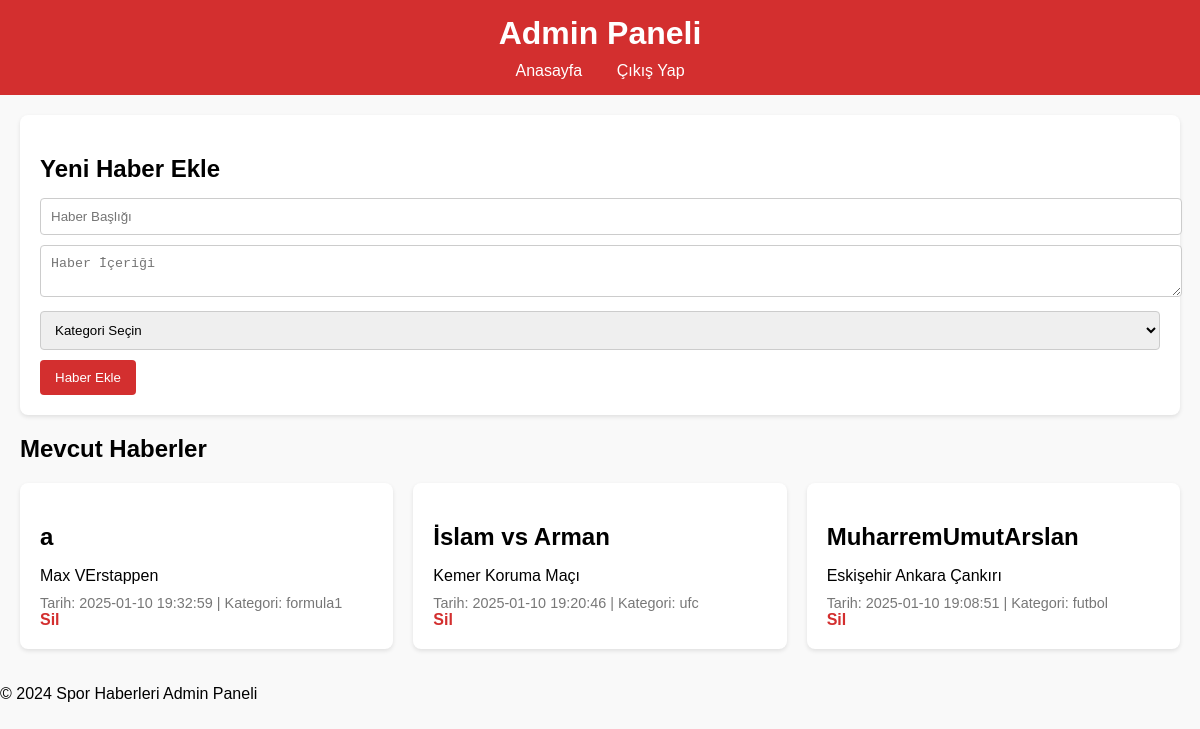
The page /PhpSite/admin.php (signed in) on the database its author committed.
### tables this page shows
CREATE TABLE `news` (
  `id` int(11) NOT NULL,
  `title` varchar(100) NOT NULL,
  `content` text NOT NULL,
  `image` varchar(255) DEFAULT NULL,
  `created_at` timestamp NOT NULL DEFAULT current_timestamp(),
  `category` varchar(50) DEFAULT NULL
);

### PhpSite/admin.php (the view, shortened to what this page needs)
<?php
include('includes/db.php');
$stmt = $conn->prepare("SELECT * FROM news ORDER BY created_at DESC");
$stmt->execute();
$news = $stmt->fetchAll(PDO::FETCH_ASSOC);
?>
<!DOCTYPE html>
<html lang="tr">
<head>
    <link rel="stylesheet" href="admin.css">
</head>
<body>
    <header>
        <h1>Admin Paneli</h1>
        <nav>
            <a href="index.php">Anasayfa</a>
            <a href="logout.php">Çıkış Yap</a>
        </nav>
    </header>
    <main>
        <section class="admin-form">
            <h2>Yeni Haber Ekle</h2>
            <form method="post">
                <input type="text" name="title" placeholder="Haber Başlığı" required>
                <textarea name="content" placeholder="Haber İçeriği" required></textarea>
                <select name="category" required>
                    <option value="">Kategori Seçin</option>
                </select>
                <button type="submit">Haber Ekle</button>
            </form>
        </section>
        <section class="news">
            <h2>Mevcut Haberler</h2>
            <?php if (count($news) > 0): ?>
                <div class="news-container">
                    <?php foreach ($news as $article): ?>
                        <article class="news-item">
                            <h2><?= htmlspecialchars($article['title']); ?></h2>
                            <p><?= nl2br(htmlspecialchars($article['content'])); ?></p>
                            <small>Tarih: <?= $article['created_at']; ?> | Kategori: <?= htmlspecialchars($article['category']); ?></small>
                            <a class="delete-btn" href="delete.php?id=<?= $article['id']; ?>">Sil</a>
                        </article>
                    <?php endforeach; ?>
                </div>
            <?php else: ?>
                <p>Henüz hiç haber eklenmemiş.</p>
            <?php endif; ?>
        </section>
    </main>
    <footer>
        <p>&copy; 2024 Spor Haberleri Admin Paneli</p>
    </footer>
</body>
</html>

### PhpSite/admin.css (style rules this page uses)
body { font-family: Arial, sans-serif; margin: 0; padding: 0; background-color: #f9f9f9; }
header { background-color: #d32f2f; color: white; padding: 15px 20px; text-align: center; }
header h1 { margin: 0; }
nav { margin-top: 10px; }
nav a { color: white; text-decoration: none; margin: 0 15px; }
main { padding: 20px; }
.admin-form { background-color: #fff; padding: 20px; border-radius: 8px; box-shadow: 0 2px 4px rgba(0, 0, 0, 0.1); }
.admin-form h2 { margin-bottom: 15px; }
.admin-form form input, .admin-form form textarea, .admin-form form select { width: 100%; margin-bottom: 10px; padding: 10px; border: 1px solid #ccc; border-radius: 4px; }
.admin-form form button { background-color: #d32f2f; color: white; padding: 10px 15px; border: none; border-radius: 4px; cursor: pointer; }
.news-container { display: grid; grid-template-columns: repeat(auto-fill, minmax(300px, 1fr)); gap: 20px; }
.news-item { background-color: #fff; padding: 20px; border-radius: 8px; box-shadow: 0 2px 4px rgba(0, 0, 0, 0.1); }
.news-item h2 { font-size: 1.5rem; margin-bottom: 10px; }
.news-item p { font-size: 1rem; margin-bottom: 10px; }
.news-item small { display: block; font-size: 0.9rem; color: #777; }
.delete-btn { color: #d32f2f; text-decoration: none; font-weight: bold; }

### rows shown on the page
news: title "a", content "Max VErstappen", created_at "2025-01-10 19:32:59", category "formula1"
news: title "İslam vs Arman", content "Kemer Koruma Maçı", created_at "2025-01-10 19:20:46", category "ufc"
news: title "MuharremUmutArslan", content "Eskişehir Ankara Çankırı", created_at "2025-01-10 19:08:51", category "futbol"
